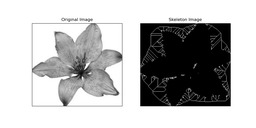
#> input picture binary and bin_skeleton.png, 256 x 128 px, shrunk from 1000 x 500 before the run, given in place of plat nomer.jpg, which was not available
$ jupyter execute --allow-errors Week9.ipynb   (text cells are left out)
#> lines starting #> are read from the running program, lines starting #| are printed output that depends on the picture; after the words box and inside, x2 and y2 are one past the last pixel; in counts of white or black regions, pixels touching at a corner belong together; pictures that were not available may be replaced by others from this repository, and a replacement may not be noted
[cell 1]
import os

try:
    from google.colab import drive
    drive.mount('/content/drive')
except Exception as e:
    pass

def get_image_path(filename):
#> called with filename = 'plat nomer.jpg'
    candidates = [
        os.path.join('/content/drive/MyDrive/PCVK/Images', filename),
        os.path.join('/content/drive/MyDrive/Images', filename),
        os.path.join('images', filename),
        os.path.join('/content/PCVK_Ganjil_2026/images', filename),
        os.path.join('/content', filename),
        filename
    ]
    for path in candidates:
        if os.path.exists(path):
            return path
    return os.path.join('images', filename)

[cell 2]
import cv2
import numpy as np
from matplotlib import pyplot as plt
from skimage import filters, morphology, io, color, img_as_float

[cell 3]
def dilasi_citra(F, w):
    p, q = F.shape
    imgD = np.zeros((p, q), dtype=np.uint8)
    SED = np.ones((w, w), dtype=np.uint8)
    constant1 = (w - 1) // 2

    for i in range(constant1, p - constant1):
        for j in range(constant1, q - constant1):
            temp = F[i - constant1:i + constant1 + 1, j - constant1:j + constant1 + 1]
            product = temp * SED
            imgD[i, j] = np.max(product)
    return imgD

img_d = cv2.imread(get_image_path('plat nomer.jpg'), 0)
#> img_d is the input picture: shape (128, 256); min 0, max 255, mean 185.3
ret, thresh = cv2.threshold(img_d, 125, 200, cv2.THRESH_BINARY)
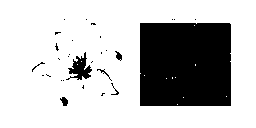
#> thresh: shape (128, 256); values 0 (black) and 200 (white), 75.3% white; 29 black regions (22 under 20 px), largest, box (x1, y1, x2, y2) and area: (140, 23, 231, 106) 7537, (66, 52, 92, 80) 336, (60, 97, 68, 106) 47
w = 5
imgD = dilasi_citra(thresh, w)
#> after the loop in dilasi_citra, `for i in range(constant1, p - constant1):`: imgD: shape (128, 256); values 0 (black) and 200 (white), 74.9% white; 3 black regions, box (x1, y1, x2, y2) and area: (142, 25, 229, 104) 6658, (0, 0, 256, 128) 1520, (75, 64, 86, 75) 52

plt.figure(figsize=(10, 4))
plt.subplot(131), plt.imshow(img_d, cmap='gray')
plt.title('Citra Awal'), plt.xticks([]), plt.yticks([])
plt.subplot(132), plt.imshow(imgD, cmap='gray')
plt.title('Citra Hasil Dilasi'), plt.xticks([]), plt.yticks([])
plt.show()
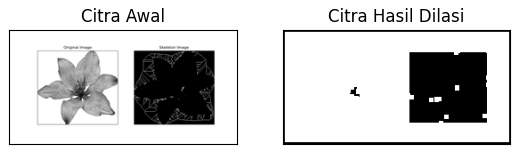
#> figure drawn by matplotlib, 2 panels

[cell 4]
img = cv2.imread(get_image_path('plat nomer.jpg'))
ret, thresh = cv2.threshold(img, 127, 225, cv2.THRESH_BINARY)
#> thresh: shape (128, 256, 3); values 0 (black) and 225 (white), 75.2% white; 36 black regions (29 under 20 px), largest, box (x1, y1, x2, y2) and area: (140, 23, 231, 106) 7537, (66, 52, 92, 80) 345, (60, 97, 68, 106) 48
kernel = np.ones((3, 3), np.uint8)
dilasi = cv2.dilate(thresh, kernel, iterations=1)
#> dilasi: shape (128, 256, 3); values 0 (black) and 225 (white), 77.7% white; 4 black regions (2 under 20 px), largest, box (x1, y1, x2, y2) and area: (141, 24, 230, 105) 7113, (70, 58, 90, 78) 155
print(kernel)

plt.figure(figsize=(8, 4))
plt.subplot(121), plt.imshow(img), plt.title('Citra Awal')
plt.xticks([]), plt.yticks([])
plt.subplot(122), plt.imshow(dilasi), plt.title('Citra Hasil Dilasi')
plt.xticks([]), plt.yticks([])
plt.show()

[cell 5]
def erosi_citra(F, k):
    m, n = F.shape
    SE = np.ones((k, k), dtype=np.uint8)
    constant = (k - 1) // 2
    imgE = np.zeros((m, n), dtype=np.uint8)

    for i in range(constant, m - constant):
        for j in range(constant, n - constant):
            temp = F[i - constant:i + constant + 1, j - constant:j + constant + 1]
            product = temp * SE
            imgE[i, j] = np.min(product)
    return imgE

img_e = cv2.imread(get_image_path('plat nomer.jpg'), 0)
ret1, thresh1 = cv2.threshold(img_e, 175, 225, cv2.THRESH_BINARY)
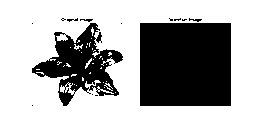
#> thresh1: shape (128, 256); values 0 (black) and 225 (white), 67.1% white; 15 black regions (10 under 20 px), largest, box (x1, y1, x2, y2) and area: (140, 23, 231, 106) 7553, (32, 23, 123, 106) 3121, (189, 18, 202, 22) 24, (80, 19, 93, 22) 23, (67, 18, 78, 22) 21
k = 5
imgE = erosi_citra(thresh1, k)
#> after the loop in erosi_citra, `for i in range(constant, m - constant):`: imgE: shape (128, 256); values 0 (black) and 225 (white), 54.5% white; 6 black regions, box (x1, y1, x2, y2) and area: (138, 16, 233, 108) 8428, (30, 16, 125, 108) 4885, (0, 0, 256, 128) 1520, (30, 21, 35, 26) 25, (119, 21, 124, 26) 25, (30, 103, 35, 108) 25

plt.figure(figsize=(10, 4))
plt.subplot(131), plt.imshow(img_e, cmap='gray')
plt.title('Citra Awal'), plt.xticks([]), plt.yticks([])
plt.subplot(132), plt.imshow(imgE, cmap='gray')
plt.title('Citra Hasil Erosi'), plt.xticks([]), plt.yticks([])
plt.show()

[cell 6]
img = cv2.imread(get_image_path('plat nomer.jpg'))
kernel = np.ones((5, 5), np.uint8)
erosion = cv2.erode(img, kernel, iterations=1)
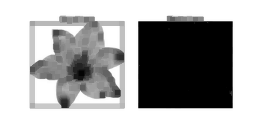
#> erosion: shape (128, 256, 3); min 0, max 255, mean 167.3

plt.figure(figsize=(8, 4))
plt.subplot(121), plt.imshow(img), plt.title('Citra Awal')
plt.xticks([]), plt.yticks([])
plt.subplot(122), plt.imshow(erosion), plt.title('Citra Hasil Erosi')
plt.xticks([]), plt.yticks([])
plt.show()

[cell 7]
img_o = cv2.imread(get_image_path('plat nomer.jpg'), 0)
reto, thresho = cv2.threshold(img_o, 127, 225, cv2.THRESH_BINARY)
k = 7
imgO = dilasi_citra(erosi_citra(thresho, k), k)
#> after the loop in erosi_citra (call 2), `for i in range(constant, m - constant):`: imgE: shape (128, 256); values 0 (black) and 225 (white), 57.3% white; 14 black regions, largest, box (x1, y1, x2, y2) and area: (137, 15, 234, 109) 8731, (0, 0, 256, 128) 2268, (57, 47, 122, 99) 1636
#> after the loop in dilasi_citra (call 2), `for i in range(constant1, p - constant1):`: imgD: shape (128, 256); values 0 (black) and 225 (white), 67.4% white; 20 black regions (13 under 20 px), largest, box (x1, y1, x2, y2) and area: (140, 18, 231, 106) 7597, (0, 0, 256, 128) 2268, (66, 52, 119, 95) 588

plt.figure(figsize=(10, 4))
plt.subplot(131), plt.imshow(img_o, cmap='gray')
plt.title('Citra Awal'), plt.xticks([]), plt.yticks([])
plt.subplot(132), plt.imshow(imgO, cmap='gray')
plt.title('Opening Tanpa Library'), plt.xticks([]), plt.yticks([])
plt.show()

img = cv2.imread(get_image_path('plat nomer.jpg'), 0)
ret, thresh = cv2.threshold(img, 127, 225, cv2.THRESH_BINARY)
kernel = np.ones((3, 3), np.uint8)
openn = cv2.morphologyEx(thresh, cv2.MORPH_OPEN, kernel)
#> openn: shape (128, 256); values 0 (black) and 225 (white), 74.9% white; 33 black regions (27 under 20 px), largest, box (x1, y1, x2, y2) and area: (140, 23, 231, 106) 7552, (66, 52, 93, 80) 402, (97, 69, 119, 95) 67, (60, 97, 68, 106) 48, (115, 51, 122, 61) 42, (32, 62, 46, 72) 22

plt.figure(figsize=(12, 4))
plt.subplot(131), plt.imshow(img, cmap='gray')
plt.title('Citra Awal'), plt.xticks([]), plt.yticks([])
plt.subplot(132), plt.imshow(thresh, cmap='gray')
plt.title('Citra Biner'), plt.xticks([]), plt.yticks([])
plt.subplot(133), plt.imshow(openn, cmap='gray')
plt.title('Opening Library OpenCV'), plt.xticks([]), plt.yticks([])
plt.show()

[cell 8]
img_c = cv2.imread(get_image_path('plat nomer.jpg'), 0)
retc, threshc = cv2.threshold(img_c, 127, 225, cv2.THRESH_BINARY)
k = 7
imgC = erosi_citra(dilasi_citra(threshc, k), k)
#> after the loop in dilasi_citra (call 3), `for i in range(constant1, p - constant1):`: imgD: shape (128, 256); values 0 (black) and 225 (white), 74.1% white; 3 black regions (1 under 20 px), largest, box (x1, y1, x2, y2) and area: (143, 26, 228, 103) 6197, (0, 0, 256, 128) 2268
#> after the loop in erosi_citra (call 3), `for i in range(constant, m - constant):`: imgE: shape (128, 256); values 0 (black) and 225 (white), 63.2% white; 3 black regions, box (x1, y1, x2, y2) and area: (140, 23, 231, 106) 7517, (0, 0, 256, 128) 4464, (74, 65, 84, 74) 90

plt.figure(figsize=(10, 4))
plt.subplot(131), plt.imshow(img_c, cmap='gray')
plt.title('Citra Awal'), plt.xticks([]), plt.yticks([])
plt.subplot(132), plt.imshow(imgC, cmap='gray')
plt.title('Closing Tanpa Library'), plt.xticks([]), plt.yticks([])
plt.show()

img = cv2.imread(get_image_path('plat nomer.jpg'), 0)
ret, thresh = cv2.threshold(img, 127, 225, cv2.THRESH_BINARY)
kernel = np.ones((3, 3), np.uint8)
closs = cv2.morphologyEx(thresh, cv2.MORPH_CLOSE, kernel)
#> closs: shape (128, 256); values 0 (black) and 225 (white), 75.9% white; 4 black regions, box (x1, y1, x2, y2) and area: (140, 23, 231, 106) 7531, (69, 57, 91, 79) 279, (61, 97, 68, 106) 46, (116, 53, 122, 59) 30

plt.figure(figsize=(12, 4))
plt.subplot(131), plt.imshow(img, cmap='gray')
plt.title('Citra Awal'), plt.xticks([]), plt.yticks([])
plt.subplot(132), plt.imshow(thresh, cmap='gray')
plt.title('Citra Biner'), plt.xticks([]), plt.yticks([])
plt.subplot(133), plt.imshow(closs, cmap='gray')
plt.title('Closing Library OpenCV'), plt.xticks([]), plt.yticks([])
plt.show()

[cell 9]
def dilasi_cross_3(F):
    p, q = F.shape
#> p = 128; q = 256
    imgD = np.zeros((p, q), dtype=np.uint8)
    SED = np.array([[0, 1, 0],
                    [1, 1, 1],
                    [0, 1, 0]], dtype=np.uint8)
    w = 3
    constant1 = (w - 1) // 2

    for i in range(constant1, p - constant1):
        for j in range(constant1, q - constant1):
            temp = F[i - constant1:i + constant1 + 1, j - constant1:j + constant1 + 1]
            product = temp * SED
            imgD[i, j] = np.max(product)
#> imgD: shape (128, 256); values 0 (black) and 225 (white), 75.1% white; 9 black regions (5 under 20 px), largest, box (x1, y1, x2, y2) and area: (141, 24, 230, 105) 7155, (0, 0, 256, 128) 764, (70, 57, 91, 79) 208, (61, 98, 67, 105) 26
    return imgD

def dilasi_cross_5(F):
    p, q = F.shape
#> p = 128; q = 256
    imgD = np.zeros((p, q), dtype=np.uint8)
    SED = np.array([[0, 0, 1, 0, 0],
                    [0, 0, 1, 0, 0],
                    [1, 1, 1, 1, 1],
                    [0, 0, 1, 0, 0],
                    [0, 0, 1, 0, 0]], dtype=np.uint8)
    w = 5
    constant1 = (w - 1) // 2

    for i in range(constant1, p - constant1):
        for j in range(constant1, q - constant1):
            temp = F[i - constant1:i + constant1 + 1, j - constant1:j + constant1 + 1]
            product = temp * SED
            imgD[i, j] = np.max(product)
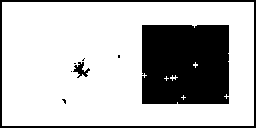
#> imgD: shape (128, 256); values 0 (black) and 225 (white), 74.2% white; 8 black regions (5 under 20 px), largest, box (x1, y1, x2, y2) and area: (142, 25, 229, 104) 6790, (0, 0, 256, 128) 1520, (73, 62, 90, 78) 121
    return imgD

img_d = cv2.imread(get_image_path('plat nomer.jpg'), 0)
ret, thresh = cv2.threshold(img_d, 127, 225, cv2.THRESH_BINARY)

imgD_cross3 = dilasi_cross_3(thresh)
imgD_cross5 = dilasi_cross_5(thresh)

plt.figure(figsize=(14, 4))
plt.subplot(131), plt.imshow(img_d, cmap='gray')
plt.title('Citra Awal'), plt.xticks([]), plt.yticks([])
plt.subplot(132), plt.imshow(imgD_cross3, cmap='gray')
plt.title('Cross 3x3'), plt.xticks([]), plt.yticks([])
plt.subplot(133), plt.imshow(imgD_cross5, cmap='gray')
plt.title('Cross 5x5'), plt.xticks([]), plt.yticks([])
plt.show()

[cell 10]
def dilasi_circular(F, w):
#> called with w = 3
    p, q = F.shape
#> p = 128; q = 256
    imgD = np.zeros((p, q), dtype=np.uint8)
    SED = cv2.getStructuringElement(cv2.MORPH_ELLIPSE, (w, w))
    constant1 = (w - 1) // 2

    for i in range(constant1, p - constant1):
        for j in range(constant1, q - constant1):
            temp = F[i - constant1:i + constant1 + 1, j - constant1:j + constant1 + 1]
            product = temp * SED
            imgD[i, j] = np.max(product)
    return imgD

img_d = cv2.imread(get_image_path('plat nomer.jpg'), 0)
ret, thresh = cv2.threshold(img_d, 127, 225, cv2.THRESH_BINARY)

imgD_circle3 = dilasi_circular(thresh, 3)
imgD_circle5 = dilasi_circular(thresh, 5)
#> call 2 of dilasi_circular, with w = 5
#> after the loop in dilasi_circular (call 2), `for i in range(constant1, p - constant1):`:
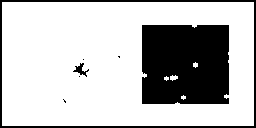
#> imgD: shape (128, 256); values 0 (black) and 225 (white), 74.6% white; 7 black regions (4 under 20 px), largest, box (x1, y1, x2, y2) and area: (142, 25, 229, 104) 6725, (0, 0, 256, 128) 1520, (73, 63, 89, 77) 82

plt.figure(figsize=(14, 4))
plt.subplot(131), plt.imshow(img_d, cmap='gray')
plt.title('Citra Awal'), plt.xticks([]), plt.yticks([])
plt.subplot(132), plt.imshow(imgD_circle3, cmap='gray')
plt.title('Circular 3x3'), plt.xticks([]), plt.yticks([])
plt.subplot(133), plt.imshow(imgD_circle5, cmap='gray')
plt.title('Circular 5x5'), plt.xticks([]), plt.yticks([])
plt.show()

[cell 11]
def erosi_rectangle(F, p, l):
#> called with p = 5, l = 3
    m, n = F.shape
#> m = 128; n = 256
    SE = cv2.getStructuringElement(cv2.MORPH_RECT, (p, l))
    constant1 = (l - 1) // 2
    constant2 = (p - 1) // 2
    imgE = np.zeros((m, n), dtype=np.uint8)

    for i in range(constant1, m - constant1):
        for j in range(constant2, n - constant2):
            temp = F[i - constant1:i + constant1 + 1, j - constant2:j + constant2 + 1]
            product = temp * SE
            imgE[i, j] = np.min(product)
#> imgE: shape (128, 256); values 0 (black) and 225 (white), 67% white; 22 black regions (6 under 20 px), largest, box (x1, y1, x2, y2) and area: (138, 22, 233, 107) 8074, (0, 0, 256, 128) 1016, (58, 51, 121, 96) 920
    return imgE

img_e = cv2.imread(get_image_path('plat nomer.jpg'), 0)
ret1, thresh1 = cv2.threshold(img_e, 127, 225, cv2.THRESH_BINARY)

imgE_rect35 = erosi_rectangle(thresh1, 5, 3)
imgE_rect57 = erosi_rectangle(thresh1, 7, 5)
#> after the loop in erosi_rectangle (call 2), `for i in range(constant1, m - constant1):`: imgE: shape (128, 256); values 0 (black) and 225 (white), 60.9% white; 16 black regions, largest, box (x1, y1, x2, y2) and area: (137, 16, 234, 108) 8537, (0, 0, 256, 128) 1768, (57, 50, 122, 98) 1281

plt.figure(figsize=(14, 4))
plt.subplot(131), plt.imshow(img_e, cmap='gray')
plt.title('Citra Awal'), plt.xticks([]), plt.yticks([])
plt.subplot(132), plt.imshow(imgE_rect35, cmap='gray')
plt.title('Rectangle 3x5'), plt.xticks([]), plt.yticks([])
plt.subplot(133), plt.imshow(imgE_rect57, cmap='gray')
plt.title('Rectangle 5x7'), plt.xticks([]), plt.yticks([])
plt.show()

[cell 12]
def erosi_line_vertikal(F, k):
#> called with k = 3
    m, n = F.shape
#> m = 128; n = 256
    SE = cv2.getStructuringElement(cv2.MORPH_ELLIPSE, (1, k))
    constant = (k - 1) // 2
    imgE = np.zeros((m, n), dtype=np.uint8)

    for i in range(constant, m - constant):
        for j in range(constant, n - constant):
            temp = F[i - constant:i + constant + 1, j - constant:j + constant + 1]
            product = temp * SE
            imgE[i, j] = np.min(product)
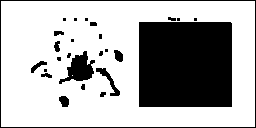
#> imgE: shape (128, 256); values 0 (black) and 225 (white), 69.4% white; 26 black regions (12 under 20 px), largest, box (x1, y1, x2, y2) and area: (139, 22, 232, 107) 7904, (0, 0, 256, 128) 764, (59, 51, 95, 84) 577
    return imgE

img_e = cv2.imread(get_image_path('plat nomer.jpg'), 0)
ret1, thresh1 = cv2.threshold(img_e, 127, 225, cv2.THRESH_BINARY)

imgE_line3 = erosi_line_vertikal(thresh1, 3)
imgE_line5 = erosi_line_vertikal(thresh1, 5)
#> call 2 of erosi_line_vertikal, with k = 5
#> after the loop in erosi_line_vertikal (call 2), `for i in range(constant, m - constant):`:
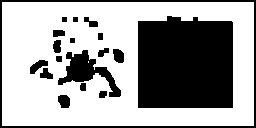
#> imgE: shape (128, 256); values 0 (black) and 225 (white), 63.4% white; 18 black regions, largest, box (x1, y1, x2, y2) and area: (138, 16, 233, 108) 8345, (0, 0, 256, 128) 1520, (58, 50, 121, 97) 1080

plt.figure(figsize=(14, 4))
plt.subplot(131), plt.imshow(img_e, cmap='gray')
plt.title('Citra Awal'), plt.xticks([]), plt.yticks([])
plt.subplot(132), plt.imshow(imgE_line3, cmap='gray')
plt.title('Line Vertikal 3'), plt.xticks([]), plt.yticks([])
plt.subplot(133), plt.imshow(imgE_line5, cmap='gray')
plt.title('Line Vertikal 5'), plt.xticks([]), plt.yticks([])
plt.show()

[cell 13]
filterSize = (3, 3)
kernel = cv2.getStructuringElement(cv2.MORPH_RECT, filterSize)

img = cv2.imread(get_image_path('plat nomer.jpg'))
img = cv2.cvtColor(img, cv2.COLOR_BGR2GRAY)

tophat_img = cv2.morphologyEx(img, cv2.MORPH_TOPHAT, kernel)
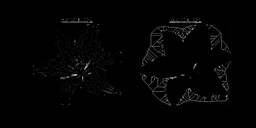
#> tophat_img: shape (128, 256); min 0, max 172, mean 3.3

plt.figure(figsize=(10, 4))
plt.subplot(131), plt.imshow(img, cmap='gray')
plt.title('Citra Awal'), plt.xticks([]), plt.yticks([])
plt.subplot(132), plt.imshow(tophat_img, cmap='gray')
plt.title('Citra Hasil TOP HAT'), plt.xticks([]), plt.yticks([])
plt.show()

[cell 14]
filterSize = (3, 3)
kernel = cv2.getStructuringElement(cv2.MORPH_RECT, filterSize)

img = cv2.imread(get_image_path('kitten01.jpg'))
img = cv2.cvtColor(img, cv2.COLOR_BGR2GRAY)

Kernel = cv2.getStructuringElement(cv2.MORPH_RECT, (13, 5))
blackhat = cv2.morphologyEx(img, cv2.MORPH_BLACKHAT, Kernel)
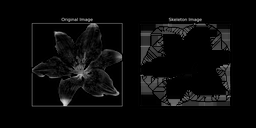
#> blackhat: shape (128, 256); min 0, max 218, mean 9.7

plt.figure(figsize=(10, 4))
plt.subplot(131), plt.imshow(img, cmap='gray')
plt.title('Citra Awal'), plt.xticks([]), plt.yticks([])
plt.subplot(132), plt.imshow(blackhat, cmap='gray')
plt.title('Citra Hasil Black Hat'), plt.xticks([]), plt.yticks([])
plt.show()

[cell 15]
img = cv2.imread(get_image_path('lily.jpg'), 0)
#> (the rest of this cell did not finish here and is left out)

#> (a cell that did not finish here is left out)

if img.ndim == 3:
    img = img[..., 0]

binary = img < filters.threshold_triangle(img)
skeleton = morphology.skeletonize(binary)

fig, ax = plt.subplots(1, 2, figsize=(10, 5))
ax[0].imshow(img, cmap='gray')
ax[0].set_title('original')
ax[0].set_axis_off()

ax[1].imshow(skeleton, cmap='gray_r')
ax[1].set_title('skeleton (inverse)')
ax[1].set_axis_off()
plt.show()

#> (a cell that did not finish here is left out)

image_binary = image < 0.5
out_skeletonize = morphology.skeletonize(image_binary)
out_thin = morphology.thin(image_binary)

f, (ax0, ax1) = plt.subplots(1, 2, figsize=(10, 4))
ax0.imshow(image, cmap='gray')
ax0.set_title('Input')
ax0.set_axis_off()

ax1.imshow(out_thin, cmap='gray')
ax1.set_title('Thin')
ax1.set_axis_off()

plt.savefig('char_out.png')
plt.show()

[cell 18]
img_ktp = cv2.imread(get_image_path('ktp_fulan.jpg'))
